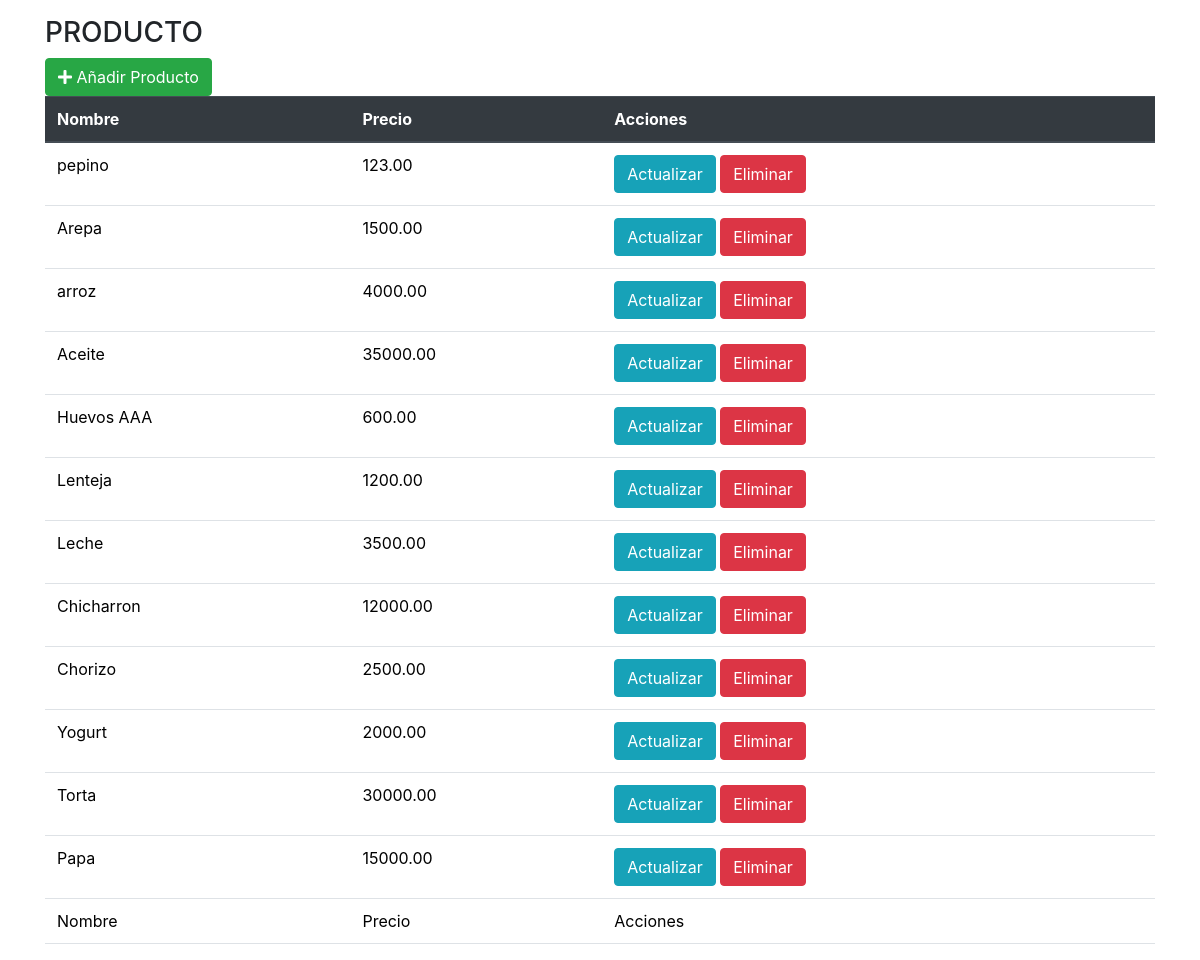
The page /producto/producto.php on the database its author committed.
### tables this page shows
CREATE TABLE `producto` (
  `id_producto` int(11) NOT NULL,
  `nombre` varchar(255) NOT NULL,
  `precio` decimal(10,2) NOT NULL
);

### producto/producto.php (the view, shortened to what this page needs)
<?php
include ('../bd/conexion.php');
include('../scripts/head.php');
$query = "SELECT * FROM producto";
$resultado = $conexion->query($query);
if ($resultado->num_rows > 0) {
    ?>
    <!DOCTYPE html>
    <html lang="en">
    <head>
    </head>
    <body class="container mt-3">
        <h3>PRODUCTO</h3>
        <table class="table">
            <thead class="thead-dark">
                <tr>
                    <th>Nombre</th>
                    <th>Precio</th>
                    <th>Acciones</th>
                    <a href='crear_producto.php' class='btn btn-success'>
                        <i class="fas fa-plus"></i> Añadir Producto
                    </a>
                </tr>
            </thead>
            <tfoot>
                <tr>
                    <td>Nombre</td>
                    <td>Precio</td>
                    <td>Acciones</td>
                </tr>
            </tfoot>
            <tbody>
                <?php
                while ($fila = $resultado->fetch_assoc()) {
                    echo "<tr>";
                    echo "<td>" . $fila["nombre"] . "</td>";
                    echo "<td>" . $fila["precio"] . "</td>";
                    echo "<td><a class='btn btn-info' href='actualizar_producto.php?id=" . $fila["id_producto"] . "'>Actualizar</a> <a class='btn btn-danger' href='op_eliminar_producto.php?id=" . $fila["id_producto"] . "'>Eliminar</a></td>";
                    echo "</tr>";
                }
                ?>
            </tbody>
        </table>
    </body>
    </html>
    <?php
} else {
    echo "No hay productos en la base de datos. ¿<a class='btn btn-primary' href='crear_producto.php'>Desea crear uno nuevo</a>?";
}
?>

### rows shown on the page
producto: nombre "pepino", precio "123.00"
producto: nombre "Arepa", precio "1500.00"
producto: nombre "arroz", precio "4000.00"
producto: nombre "Aceite", precio "35000.00"
producto: nombre "Huevos AAA", precio "600.00"
producto: nombre "Lenteja", precio "1200.00"
producto: nombre "Leche", precio "3500.00"
producto: nombre "Chicharron", precio "12000.00"
producto: nombre "Chorizo", precio "2500.00"
producto: nombre "Yogurt", precio "2000.00"
producto: nombre "Torta", precio "30000.00"
producto: nombre "Papa", precio "15000.00"
